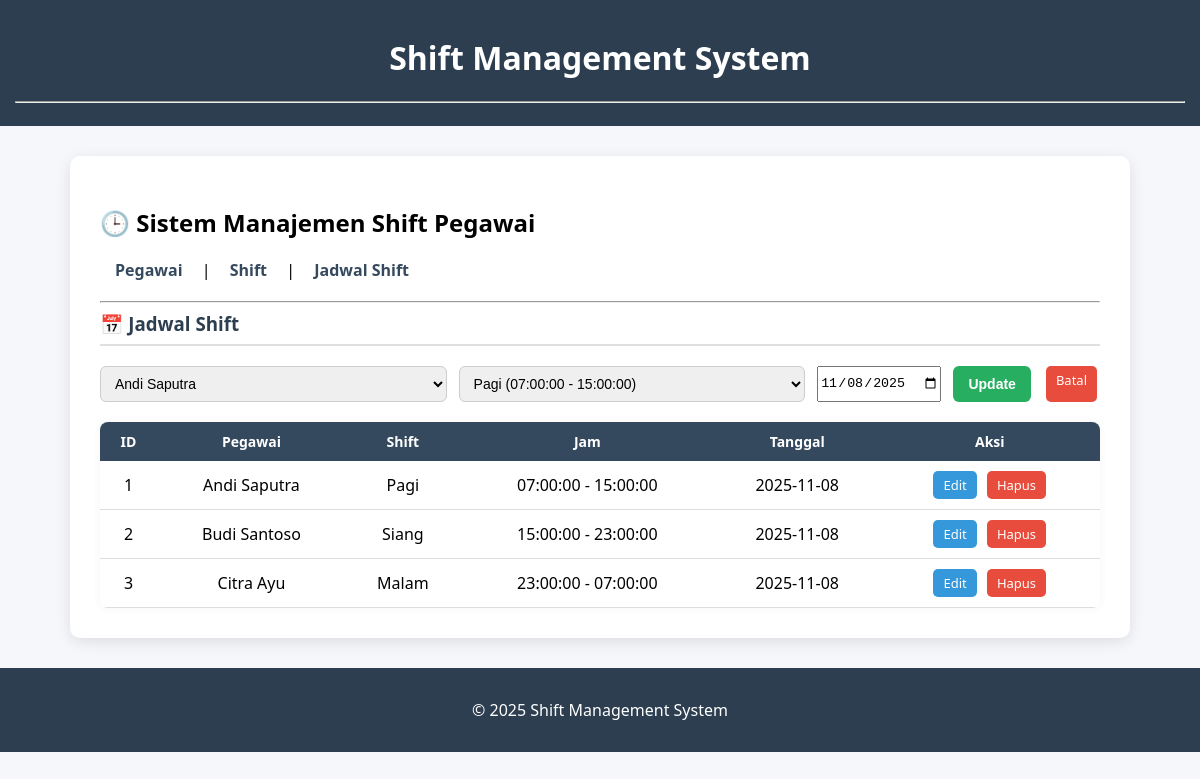
The page /?page=jadwal&edit=1 on the database its author committed.
### tables this page shows
CREATE TABLE jadwal_shift (
    id_jadwal INT AUTO_INCREMENT PRIMARY KEY,
    id_pegawai INT NOT NULL,
    id_shift INT NOT NULL,
    tanggal DATE NOT NULL,
    FOREIGN KEY (id_pegawai) REFERENCES pegawai(id_pegawai)
        ON DELETE CASCADE ON UPDATE CASCADE,
    FOREIGN KEY (id_shift) REFERENCES shift(id_shift)
        ON DELETE CASCADE ON UPDATE CASCADE
);

CREATE TABLE pegawai (
    id_pegawai INT AUTO_INCREMENT PRIMARY KEY,
    nama VARCHAR(100) NOT NULL,
    jabatan VARCHAR(50) NOT NULL,
    no_hp VARCHAR(15)
);

CREATE TABLE shift (
    id_shift INT AUTO_INCREMENT PRIMARY KEY,
    nama_shift VARCHAR(50) NOT NULL,
    jam_mulai TIME NOT NULL,
    jam_selesai TIME NOT NULL
);

### config/db.php (called while the page is built, shortened)
<?php
class Database {
    private $host = "localhost";
    private $username = "root";
    private $password = "";
    private $dbname = "db_pegawai";
    public function __construct() {
        try {
            $this->conn = new PDO(
                "mysql:host=$this->host;dbname=$this->dbname",
                $this->username,
                $this->password
            );
        } catch (PDOException $e) {
            echo "Connection failed: " . $e->getMessage();
        }
    }
}
?>

### class/Pegawai.php (called while the page is built, shortened)
<?php
require_once 'config/db.php';
class Pegawai {
    private $db;
    public function __construct() {
        $this->db = (new Database())->conn;
    }
    public function getAllPegawai() {
        $stmt = $this->db->query("SELECT * FROM pegawai");
        return $stmt->fetchAll(PDO::FETCH_ASSOC);
    }
}
?>

### class/JadwalShift.php (called while the page is built, shortened)
<?php
require_once 'config/db.php';
class JadwalShift {
    private $db;
    public function __construct() {
        $this->db = (new Database())->conn;
    }
    public function getAllJadwal() {
        $stmt = $this->db->query("
            SELECT j.id_jadwal, p.nama AS nama_pegawai, s.nama_shift, s.jam_mulai, s.jam_selesai, j.tanggal
            FROM jadwal_shift j
            JOIN pegawai p ON j.id_pegawai = p.id_pegawai
            JOIN shift s ON j.id_shift = s.id_shift
        ");
        return $stmt->fetchAll(PDO::FETCH_ASSOC);
    }
    public function getJadwalById($id) {
        $stmt = $this->db->prepare("SELECT * FROM jadwal_shift WHERE id_jadwal = ?");
        $stmt->execute([$id]);
        return $stmt->fetch(PDO::FETCH_ASSOC);
    }
}
?>

### class/Shift.php (called while the page is built)
<?php
require_once 'config/db.php';
class Shift {
    private $db;
    public function __construct() {
        $this->db = (new Database())->conn;
    }
    public function getAllShift() {
        $stmt = $this->db->query("SELECT * FROM shift");
        return $stmt->fetchAll(PDO::FETCH_ASSOC);
    }
}
?>

### view/jadwal.php (the view, shortened to what this page needs)
<?php
$dataJadwal = $jadwal->getAllJadwal();
$dataPegawai = $pegawai->getAllPegawai();
$dataShift = $shift->getAllShift();
$editData = null;
if (isset($_GET['edit'])) {
    $editData = $jadwal->getJadwalById($_GET['edit']);
}
?>
<h3>📅 Jadwal Shift</h3>
<form method="POST" class="form-box">
    <select name="id_pegawai" required>
        <?php foreach ($dataPegawai as $p): ?>
            <option value="<?= $p['id_pegawai']; ?>"
                <?= isset($editData) && $editData['id_pegawai'] == $p['id_pegawai'] ? 'selected' : ''; ?>>
                <?= htmlspecialchars($p['nama']); ?>
            </option>
        <?php endforeach; ?>
    </select>
    <select name="id_shift" required>
        <?php foreach ($dataShift as $s): ?>
            <option value="<?= $s['id_shift']; ?>"
                <?= isset($editData) && $editData['id_shift'] == $s['id_shift'] ? 'selected' : ''; ?>>
                <?= htmlspecialchars($s['nama_shift']) . " (" . $s['jam_mulai'] . " - " . $s['jam_selesai'] . ")"; ?>
            </option>
        <?php endforeach; ?>
    </select>
    <input type="date" name="tanggal" value="<?= $editData['tanggal'] ?? ''; ?>" required>
    <?php if ($editData): ?>
        <button type="submit" name="edit_jadwal" class="btn-primary">Update</button>
        <a href="?page=jadwal" class="btn btn-delete">Batal</a>
    <?php else: ?>
        <button type="submit" name="tambah_jadwal" class="btn-primary">Tambah</button>
    <?php endif; ?>
</form>
<table>
    <tr>
        <th>ID</th>
        <th>Pegawai</th>
        <th>Shift</th>
        <th>Jam</th>
        <th>Tanggal</th>
        <th>Aksi</th>
    </tr>
    <?php foreach ($dataJadwal as $j): ?>
    <tr>
        <td><?= $j['id_jadwal']; ?></td>
        <td><?= htmlspecialchars($j['nama_pegawai']); ?></td>
        <td><?= htmlspecialchars($j['nama_shift']); ?></td>
        <td><?= $j['jam_mulai']; ?> - <?= $j['jam_selesai']; ?></td>
        <td><?= $j['tanggal']; ?></td>
        <td>
            <a href="?page=jadwal&edit=<?= $j['id_jadwal']; ?>" class="btn btn-edit">Edit</a>
            <a href="?hapus_jadwal=<?= $j['id_jadwal']; ?>" class="btn btn-delete" onclick="return confirm('Yakin hapus data ini?')">Hapus</a>
        </td>
    </tr>
    <?php endforeach; ?>
</table>

### style.css (style rules this page uses)
body { font-family: 'Segoe UI', Tahoma, sans-serif; background-color: #f5f7fa; margin: 0; padding: 0; }
h3 { display: flex; align-items: center; gap: 8px; color: #2c3e50; margin-top: 0; border-bottom: 2px solid #e0e0e0; padding-bottom: 8px; }
.form-box { display: flex; gap: 12px; flex-wrap: wrap; margin-top: 20px; margin-bottom: 20px; }
input[type="text"], select { padding: 8px 10px; border: 1px solid #ccc; border-radius: 6px; flex: 1; min-width: 150px; font-size: 14px; }
button { padding: 8px 15px; font-size: 14px; border: none; border-radius: 6px; cursor: pointer; font-weight: 600; transition: all 0.25s ease; }
button.btn-primary { background: #27ae60; color: #fff; }
a.btn { display: inline-block; padding: 5px 10px; border-radius: 5px; text-decoration: none; font-size: 13px; color: white; margin: 0 3px; transition: 0.25s; }
a.btn-edit { background-color: #3498db; }
a.btn-delete { background-color: #e74c3c; }
table { width: 100%; border-collapse: collapse; margin-top: 15px; border-radius: 8px; overflow: hidden; box-shadow: 0 0 10px rgba(0,0,0,0.05); }
th { background-color: #34495e; color: white; padding: 10px; font-size: 14px; }
td { border-bottom: 1px solid #ddd; padding: 10px; text-align: center; }

### rows shown on the page
jadwal_shift: id_pegawai "Andi Saputra", id_shift "Pagi (07:00:00 - 15:00:00)", tanggal "11/08/2025", id_jadwal "1", id_pegawai.nama "Andi Saputra", id_shift.nama_shift "Pagi", id_shift.jam_mulai "07:00:00", id_shift.jam_selesai "15:00:00", tanggal "2025-11-08"
jadwal_shift: id_jadwal "2", id_pegawai.nama "Budi Santoso", id_shift.nama_shift "Siang", id_shift.jam_mulai "15:00:00", id_shift.jam_selesai "23:00:00", tanggal "2025-11-08"
jadwal_shift: id_jadwal "3", id_pegawai.nama "Citra Ayu", id_shift.nama_shift "Malam", id_shift.jam_mulai "23:00:00", id_shift.jam_selesai "07:00:00", tanggal "2025-11-08"
